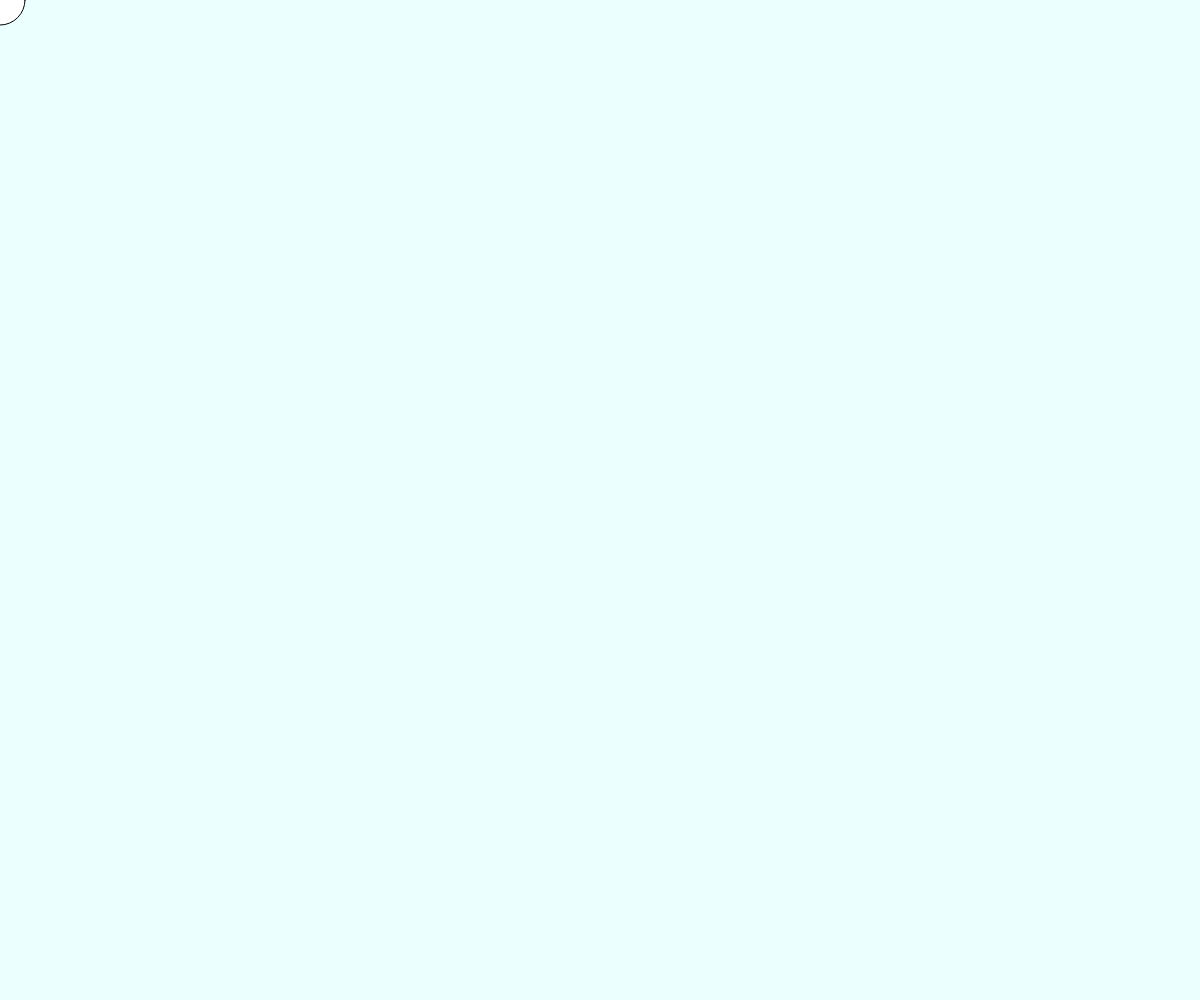
Frame 1 (no input)
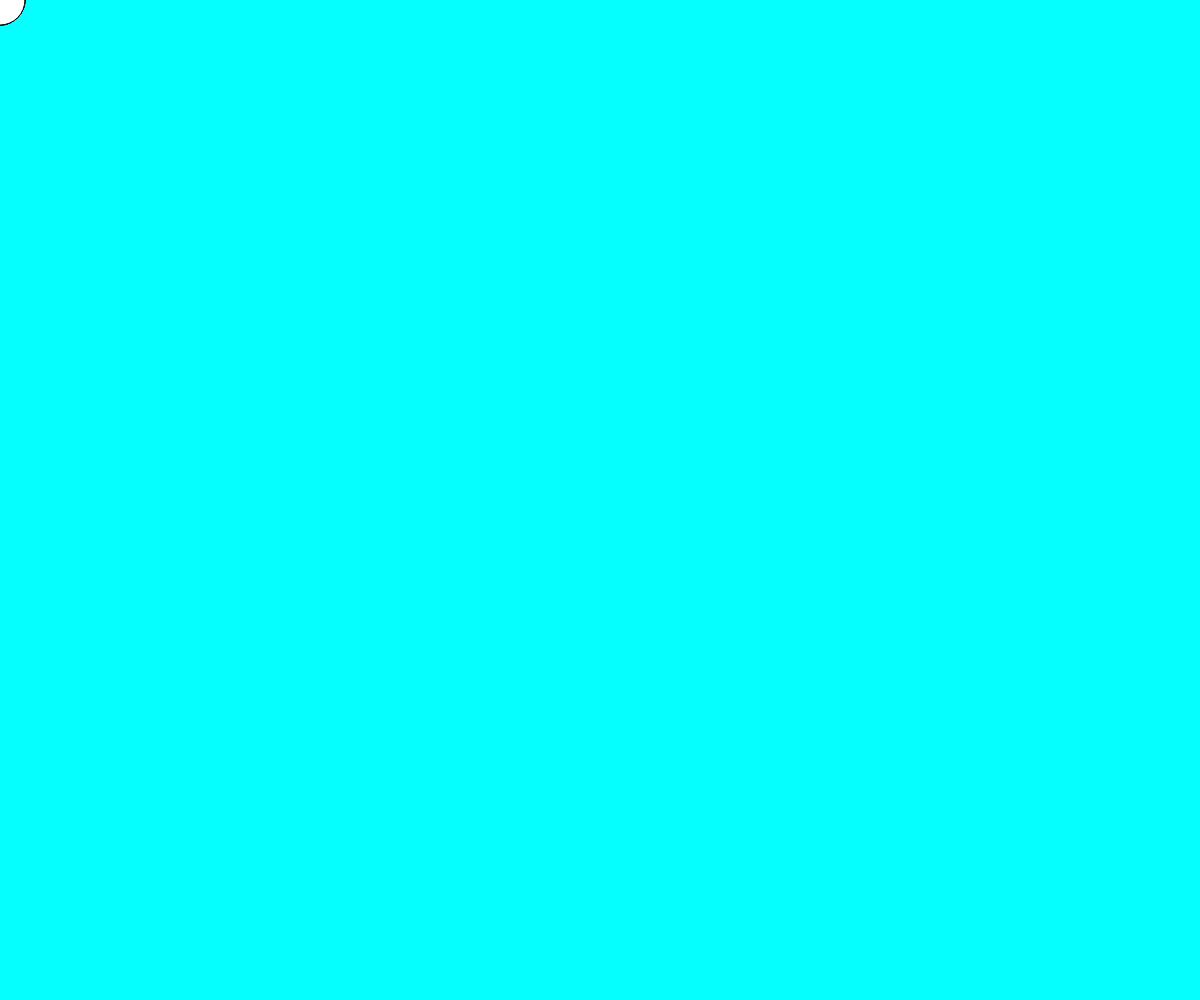
Frame 60 (no input)
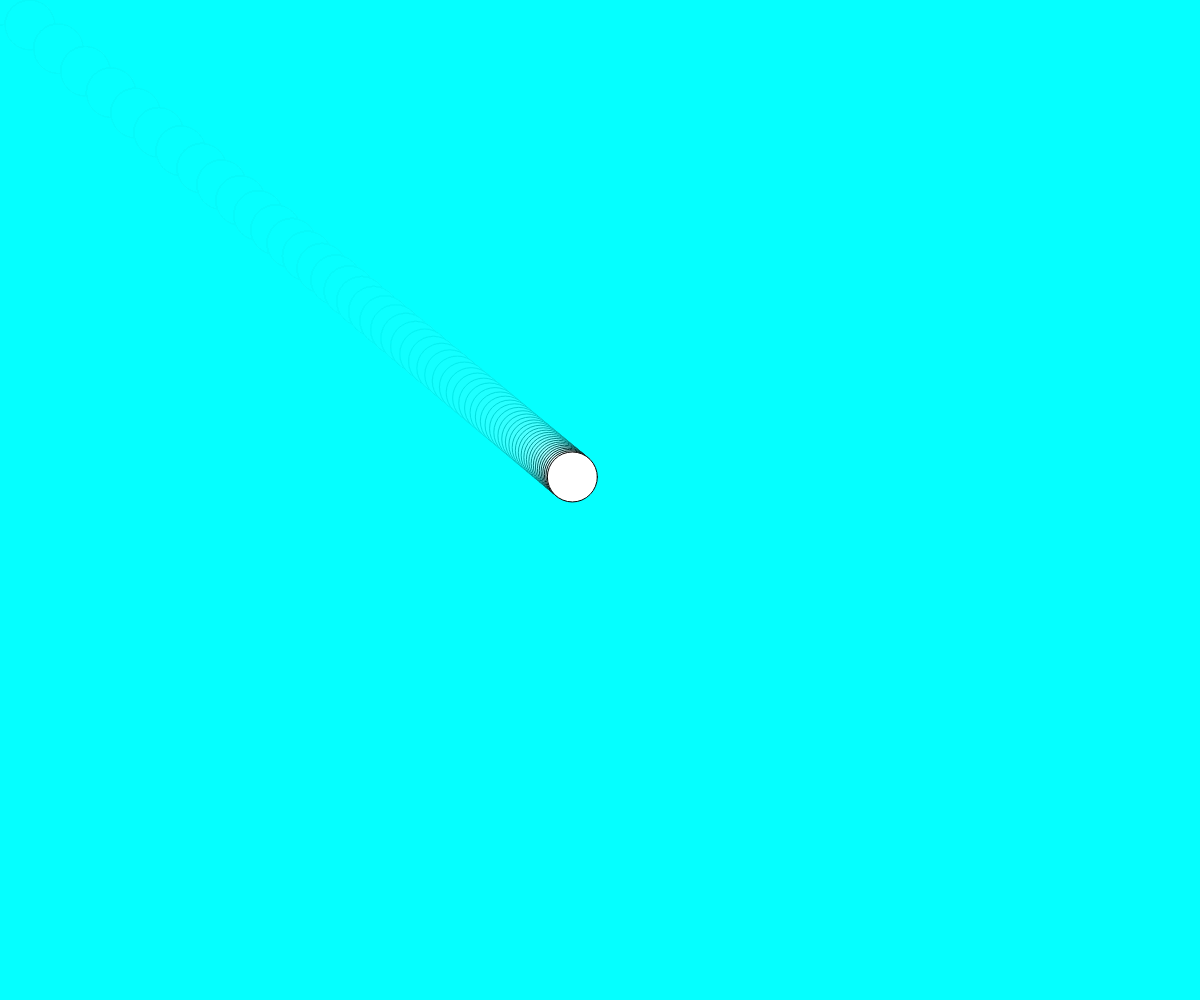
Frame 120 (the mouse pressed at the canvas centre since frame 60)

The p5.js sketch that drew these frames (run headless with seeded random() and noise() and a simulated clock; from frame 60 on, the mouse is pressed at the canvas centre):

// p5.js sketch
// ── sketch.js
//원래는 벡터를 만들어야함. 그러나 그냥 부드러움을 만드는 것이라면 이징을 사용해도 됨. 
//객체 개념

let x = 0;
let y = 0;
let easing = 0.05; //1~0사이에 실수를 0에 가까운 값을 넣으면 천천히 따라옴

function setup() {
    //스크롤 생김 없애려면 인덱스, css 수정해야함.
    createCanvas(windowWidth, windowHeight);
    //background(3, 244, 252);
    
}

function draw() {
  let targetX = mouseX;
  //대신 초기화된다
  background(3,244,252,20);
  //마우스를 움직일때, 움직인 위치의 x에서 현재x를 빼고, 거기에 이징을 곱한다 
  //=>즉, 그러면 원래대로라면 20을 움직여야하는데, 곱해서 천천히 움직이는 값으로 만든다는 의미
  x += (targetX - x) * easing;

  let targetY = mouseY;
  y += (targetY - y) * easing;

  ellipse(x, y, 50, 50);
}
 

//캔버스 크기를 다시 맞게 바꿔라 
function windowResized() {
    resizeCanvas(windowWidth, windowHeight);
}
